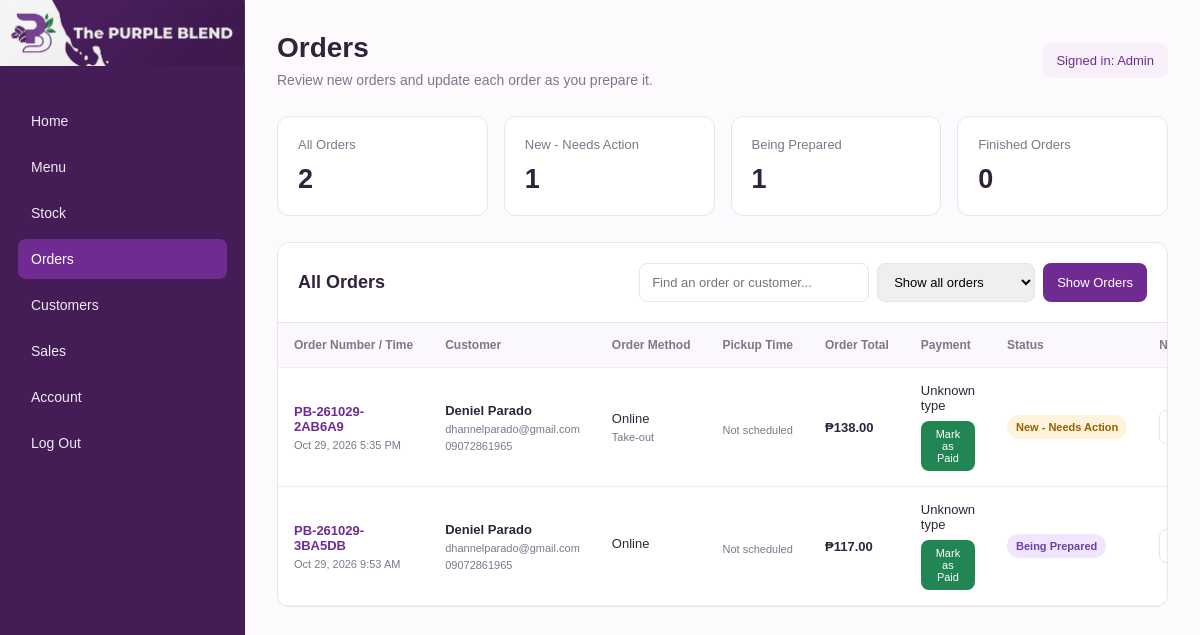
The app's page /Admin_Side/orders.php (signed in) with its own data.
### tables this page shows
CREATE TABLE `orders` (
  `id` int(11) NOT NULL,
  `order_code` varchar(30) NOT NULL,
  `customer_id` int(11) DEFAULT NULL,
  `order_type` enum('online','walk_in') NOT NULL DEFAULT 'online',
  `dining_option` enum('takeaway','dine_in') NOT NULL DEFAULT 'takeaway',
  `order_status` enum('pending','confirmed','preparing','ready','completed','cancelled') NOT NULL DEFAULT 'pending',
  `customer_name` varchar(201) NOT NULL,
  `customer_email` varchar(150) DEFAULT NULL,
  `customer_phone` varchar(20) DEFAULT NULL,
  `pickup_date` date DEFAULT NULL,
  `pickup_time` time DEFAULT NULL,
  `notes` text DEFAULT NULL,
  `subtotal` decimal(10,2) NOT NULL DEFAULT 0.00,
  `total_amount` decimal(10,2) NOT NULL DEFAULT 0.00,
  `created_at` timestamp NOT NULL DEFAULT current_timestamp(),
  `updated_at` timestamp NOT NULL DEFAULT current_timestamp() ON UPDATE current_timestamp()
);

### Admin_Side/orders.php (the view, shortened to what this page needs)
<?php
require_once __DIR__ . '/../database.php';
$search = trim($_GET['search'] ?? '');
$sql = "
    SELECT
        id,
        order_code,
        customer_name,
        customer_email,
        customer_phone,
        order_type,
        dining_option,
        order_status,
        pickup_date,
        pickup_time,
        total_amount,
        created_at,
        (SELECT payment_method FROM payments WHERE payments.order_id = orders.id ORDER BY id DESC LIMIT 1) AS payment_method,
        (SELECT payment_status FROM payments WHERE payments.order_id = orders.id ORDER BY id DESC LIMIT 1) AS payment_status
    FROM orders
    WHERE 1 = 1
";
$sql .= " ORDER BY created_at DESC";
$stmt = $conn->prepare($sql);
$stmt->execute();
$orders = $stmt->get_result();
$summaryResult = $conn->query("
    SELECT
        COUNT(*) AS total_orders,
        COALESCE(SUM(order_status = 'pending'), 0) AS pending_orders,
        COALESCE(SUM(order_status = 'preparing'), 0) AS preparing_orders,
        COALESCE(SUM(order_status = 'completed'), 0) AS completed_orders
    FROM orders
");
$summary = $summaryResult->fetch_assoc();
function statusClass($status)
{
    switch ($status) {
        case 'pending':
            return 'pending';
        case 'preparing':
            return 'preparing';
    }
}
function displayOrderStatus($status)
{
    $labels = [
        'pending' => 'New - needs action',
        'confirmed' => 'Accepted',
        'preparing' => 'Being prepared',
        'ready' => 'Ready for pickup',
        'completed' => 'Picked up',
        'cancelled' => 'Cancelled'
    ];
    return $labels[strtolower((string)$status)] ?? ucfirst((string)$status);
}
?>
<!DOCTYPE html>
<html lang="en">
<head>
    <link rel="stylesheet" href="css/mobile-navigation.css?v=1">
</head>
<body>
<div class="layout">
<aside class="sidebar">
    <a class="brand" href="dashboard.php" aria-label="Purple Blend admin dashboard">
        <img class="brand-logo" src="../Images/purple-blend-logo.jpg" alt="Purple Blend">
    </a>
    <nav>
        <a class="nav-link" href="dashboard.php">Home</a>
        <a class="nav-link" href="products.php">Menu</a>
        <a class="nav-link" href="inventory.php">Stock</a>
        <a class="nav-link active" href="orders.php">Orders</a>
        <a class="nav-link" href="customers.php">Customers</a>
        <a class="nav-link" href="sales.php">Sales</a>
        <a class="nav-link" href="account.php">Account</a>
        <a class="nav-link" href="logout.php">Log Out</a>
    </nav>
</aside>
<main class="main">
<header class="topbar">
    <div>
        <h1>Orders</h1>
        <p class="subtitle">
            Review new orders and update each order as you prepare it.
        </p>
    </div>
    <div class="admin-label">
        Signed in:
        <?= htmlspecialchars($_SESSION['admin_username'] ?? 'Admin') ?>
    </div>
</header>
<section class="summary">
    <div class="summary-card">
        <p>All Orders</p>
        <h2><?= number_format((int)$summary['total_orders']) ?></h2>
    </div>
    <div class="summary-card">
        <p>New - Needs Action</p>
        <h2><?= number_format((int)$summary['pending_orders']) ?></h2>
    </div>
    <div class="summary-card">
        <p>Being Prepared</p>
        <h2><?= number_format((int)$summary['preparing_orders']) ?></h2>
    </div>
    <div class="summary-card">
        <p>Finished Orders</p>
        <h2><?= number_format((int)$summary['completed_orders']) ?></h2>
    </div>
</section>
<section class="panel">
    <div class="panel-header">
        <h2>All Orders</h2>
        <form class="filters" method="GET" data-admin-live-search>
            <input
                class="search-input"
                type="search"
                name="search"
                maxlength="100"
                data-admin-live-search-input
                placeholder="Find an order or customer..."
                value="<?= htmlspecialchars($search) ?>"
            >
            <select class="status-filter" name="status">
                <option value="">Show all orders</option>
            </select>
            <button class="button" type="submit">Show Orders</button>
        </form>
    </div>
    <div class="table-wrap">
        <table>
            <thead>
            <tr>
                <th>Order Number / Time</th>
                <th>Customer</th>
                <th>Order Method</th>
                <th>Pickup Time</th>
                <th>Order Total</th>
                <th>Payment</th>
                <th>Status</th>
                <th>Next Step</th>
            </tr>
            </thead>
            <tbody>
            <?php if ($orders && $orders->num_rows > 0): ?>
                <?php while ($order = $orders->fetch_assoc()): ?>
                    <?php
                    $paymentMethod = (string)($order['payment_method'] ?? '');
                    $paymentStatus = (string)($order['payment_status'] ?? '');
                    $canMarkPaymentPaid = $paymentStatus === 'pending' &&
                        !in_array($order['order_status'], ['completed', 'cancelled'], true);
                    $paymentMethodLabel = in_array($paymentMethod, ['online', 'instapay_qr'], true)
                        ? 'Online'
                        : ($paymentMethod === 'cash' ? 'Cash' : 'Unknown type');
                    ?>
                    <tr data-admin-search-row="<?= htmlspecialchars(
                        $order['order_code'] . ' ' .
                        $order['customer_name'] . ' ' .
                        ($order['customer_email'] ?? '') . ' ' .
                        ($order['customer_phone'] ?? ''),
                        ENT_QUOTES,
                        'UTF-8'
                    ) ?>">
                        <td>
                            <span class="order-code">
                                <?= htmlspecialchars($order['order_code']) ?>
                            </span>
                            <span class="small-text">
                                <?= date('M j, Y g:i A', strtotime($order['created_at'])) ?>
                            </span>
                        </td>
                        <td>
                            <span class="customer-name">
                                <?= htmlspecialchars($order['customer_name']) ?>
                            </span>
                            <?php if (!empty($order['customer_email'])): ?>
                                <span class="small-text">
                                    <?= htmlspecialchars($order['customer_email']) ?>
                                </span>
                            <?php endif; ?>
                            <?php if (!empty($order['customer_phone'])): ?>
                                <span class="small-text">
                                    <?= htmlspecialchars($order['customer_phone']) ?>
                                </span>
                            <?php endif; ?>
                        </td>
                        <td>
                            <?= in_array(strtolower($order['order_type']), ['walk_in', 'walk-in'], true)
                                ? 'In person'
                                : 'Online' ?>
                            <span class="small-text">
                                <?= in_array(strtolower($order['dining_option']), ['takeaway', 'takeout', 'take-out'], true)
                                    ? 'Take-out'
                                    : ucfirst(str_replace('_', ' ', $order['dining_option'])) ?>
                            </span>
                        </td>
                        <td>
                            <?php if (empty($order['pickup_date']) && empty($order['pickup_time'])): ?>
                                <span class="small-text">Not scheduled</span>
                            <?php endif; ?>
                        </td>
                        <td class="amount">
                            ₱<?= number_format((float)$order['total_amount'], 2) ?>
                        </td>
                        <td>
                            <?= htmlspecialchars($paymentMethodLabel, ENT_QUOTES, 'UTF-8') ?>
                            <?php if ($canMarkPaymentPaid): ?>
                                <form class="payment-verify-form" method="POST"
                                      onsubmit="return confirm('Have you received this payment? Mark it as paid?');">
                                    <button class="button payment-verify-button" type="submit">
                                        Mark as Paid
                                    </button>
                                </form>
                            <?php endif; ?>
                        </td>
                        <td>
                            <span class="status <?= statusClass($order['order_status']) ?>">
                                <?= htmlspecialchars(displayOrderStatus($order['order_status'])) ?>
                            </span>
                        </td>
                        <td>
                            <form class="status-form" method="POST">
                                <select name="order_status" required>
                                    <option value="" selected disabled>Choose the next step</option>
                                </select>
                            </form>
                        </td>
                    </tr>
                <?php endwhile; ?>
            <?php endif; ?>
            </tbody>
        </table>
    </div>
</section>
</main>
</div>
</body>
</html>

### Admin_Side/orders.php (style rules this page uses)
:root { --purple: #6F2B91; --dark-purple: #4E176B; --light-purple: #F7F0FB; --background: #FCFAFD; --text: #30243A; --muted: #81758A; --border: #EAE2EF; --green: #218653; --orange: #B76B00; --red: #C73939; }
* { box-sizing: border-box; }
body { margin: 0; font-family: Arial, sans-serif; background: var(--background); color: var(--text); }
.layout { display: flex; min-height: 100vh; }
.sidebar { position: sticky; top: 0; align-self: flex-start; height: 100vh; overflow-y: auto; width: 245px; flex-shrink: 0; background: #441D56; color: white; padding: 28px 18px; }
.brand { display: block; width: calc(100% + 36px); margin: -28px -18px 35px; }
.brand-logo { display: block; width: 100%; height: auto; }
.nav-link { display: block; padding: 12px 13px; margin-bottom: 6px; color: #F2E9F7; text-decoration: none; border-radius: 8px; font-size: 14px; }
.nav-link:hover, .nav-link.active { background: var(--purple); color: white; }
.main { flex: 1; min-width: 0; padding: 32px; }
.topbar { display: flex; justify-content: space-between; align-items: center; gap: 16px; margin-bottom: 28px; }
h1 { margin: 0 0 8px; font-size: 28px; }
.subtitle { margin: 0; color: var(--muted); font-size: 14px; }
.admin-label { color: var(--purple); background: var(--light-purple); padding: 10px 14px; border-radius: 9px; font-size: 13px; white-space: nowrap; }
.summary { display: grid; grid-template-columns: repeat(4, minmax(0, 1fr)); gap: 16px; margin-bottom: 26px; }
.summary-card { background: white; padding: 20px; border: 1px solid var(--border); border-radius: 12px; }
.summary-card p { color: var(--muted); font-size: 13px; margin: 0 0 12px; }
.summary-card h2 { margin: 0; font-size: 27px; }
.panel { background: white; border: 1px solid var(--border); border-radius: 12px; overflow: hidden; }
.panel-header { display: flex; justify-content: space-between; align-items: center; flex-wrap: wrap; gap: 16px; padding: 20px; border-bottom: 1px solid var(--border); }
.panel-header h2 { margin: 0; font-size: 18px; }
.filters { display: flex; gap: 8px; flex-wrap: wrap; }
.search-input, .status-filter { padding: 10px 12px; border: 1px solid var(--border); border-radius: 8px; font: inherit; font-size: 13px; outline-color: var(--purple); }
.search-input { width: 230px; }
.button { border: 0; background: var(--purple); color: white; padding: 10px 14px; border-radius: 8px; cursor: pointer; font-size: 13px; }
.table-wrap { overflow-x: auto; }
table { width: 100%; border-collapse: collapse; min-width: 1000px; }
th, td { padding: 15px 16px; text-align: left; border-bottom: 1px solid #F0EAF3; font-size: 13px; vertical-align: middle; }
th { background: #FBF8FD; color: var(--muted); font-size: 12px; white-space: nowrap; }
.order-code { color: var(--purple); font-weight: bold; }
.customer-name { font-weight: 600; }
.small-text { display: block; color: var(--muted); font-size: 11px; margin-top: 5px; }
.amount { font-weight: bold; white-space: nowrap; }
.status { display: inline-block; padding: 6px 9px; border-radius: 20px; font-size: 11px; font-weight: bold; white-space: nowrap; text-transform: capitalize; }
.status.pending { background: #FFF3DC; color: #946000; }
.status.preparing { background: #F0E6FF; color: #7040A0; }
.status-form { display: flex; align-items: center; gap: 6px; }
.status-form select { max-width: 130px; padding: 8px; border: 1px solid var(--border); border-radius: 7px; background: white; font-size: 12px; }
.payment-verify-form { display: grid; justify-items: start; gap: 5px; margin-top: 8px; }
.payment-verify-button { padding: 7px 9px; background: #218653; font-size: 11px; }

### records on screen
orders: order_code "PB-261029-2AB6A9", created_at "Oct 29, 2026 5:35 PM", customer_name "Deniel Parado", customer_email "dhannelparado@gmail.com", customer_phone "09072861965", order_type "Online", dining_option "Take-out", shows "Not scheduled", total_amount "138.00", paymentMethodLabel "Unknown type", order_status "New - Needs Action"
orders: order_code "PB-261029-3BA5DB", created_at "Oct 29, 2026 9:53 AM", customer_name "Deniel Parado", customer_email "dhannelparado@gmail.com", customer_phone "09072861965", order_type "Online", shows "Not scheduled", total_amount "117.00", paymentMethodLabel "Unknown type", order_status "Being Prepared"

### other values on screen
$_SESSION['admin_username'] "Admin"
$summary['total_orders'] "2"
$summary['pending_orders'] "1"
$summary['preparing_orders'] "1"
$summary['completed_orders'] "0"
